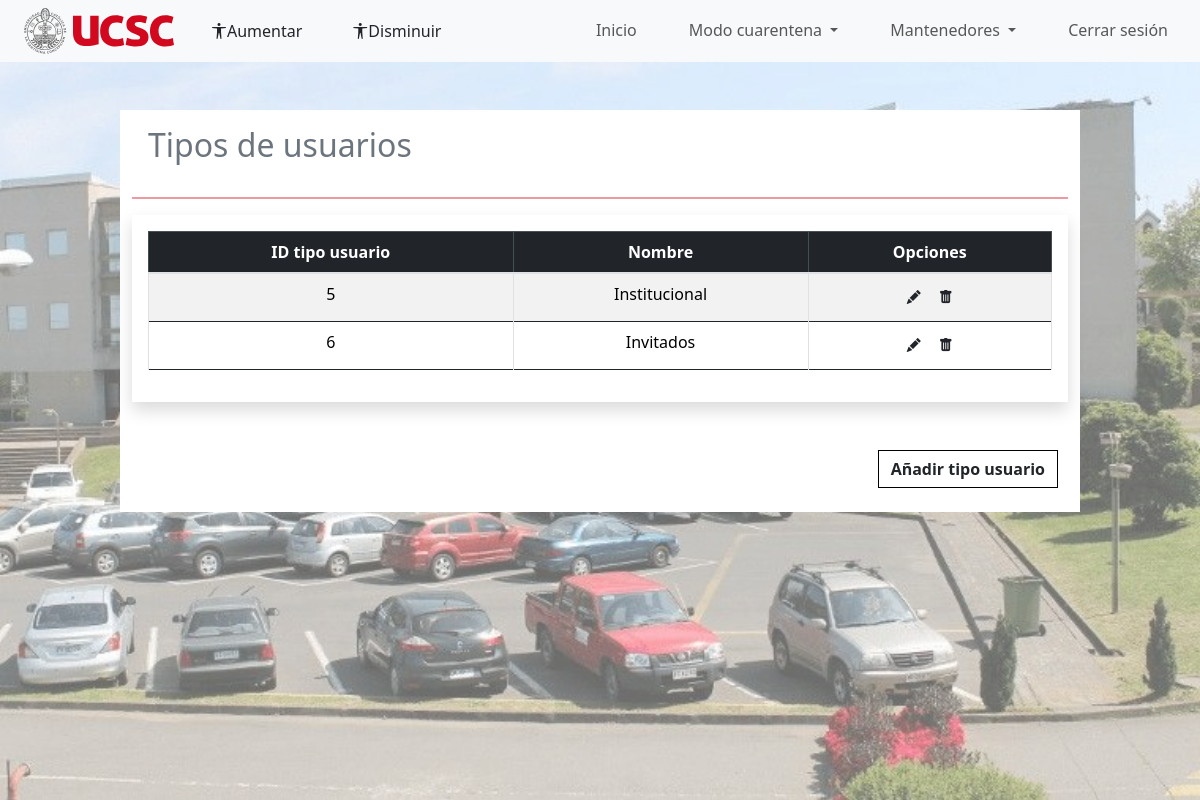
/index.php?p=admin/admin_tipo_usuario (signed in), run on the app's committed database.
### tables this page shows
CREATE TABLE `tipo_usuario` (
  `id_tipoUsuario` int(11) NOT NULL,
  `nombre` varchar(30) NOT NULL
);

### index.php (called while the page is built, shortened)
<?php
$pagina = isset($_GET['p']) ? strtolower($_GET['p']) : 'auth/login';
require_once 'includes/header.php';
require_once 'pages/' . $pagina . '.php';

### pages/admin/admin_tipo_usuario.php (the view, shortened to what this page needs)
<div class="container-fluid">
        <div class="container-fluid">
            <div class="row">
                <div class="col-10 bg-white offset-1 mt-5">
                    <div class="h2 p-3 text-secondary ">Tipos de usuarios</div>
                    <hr class="border border-danger border-1 opacity-50">
                    <div class="table-responsive shadow p-3">
                        <table class="table table-hover table-bordered border-dark  table-striped text-center" id="miTabla">
                            <thead class="table-dark">
                                <tr>
                                    <th scope="col">ID tipo usuario</th>
                                    <th scope="col">Nombre</th>
                                    <th scope="col">Opciones</th>
                                </tr>
                            </thead>
                            <tbody class="table-group-divider">
                                <?php
                                require __DIR__ . '/../../modelo/conexion.php';
                                $sql = "SELECT * FROM tipo_usuario";
                                $resultado = mysqli_query($conexion, "$sql");
                                while ($row = mysqli_fetch_assoc($resultado)) {
                                    echo "<tr id='{$row["id_tipoUsuario"]}'>";
                                    echo "<td data-target='id_tipoUsuario'>" . $row["id_tipoUsuario"] . "</td>";
                                    echo "<td data-target='nombre'>" . $row["nombre"] . "</td>";
                                    echo "<td>";
                                    echo "<a href='#' class='btn btn-sm' data-role='update_tipo' data-id_tipo='" . $row['id_tipoUsuario'] . "'>";;
                                    echo "<i class='bi bi-pencil-fill'></i>";
                                    echo "</a>";
                                    echo "<a href='#' class='btn btn-sm' data-role='eliminar' data-id='" . $row['id_tipoUsuario'] . "'>";
                                    echo "<i class='bi bi-trash-fill'></i>";
                                    echo "</a>";
                                    echo "</td>";
                                    echo "</tr>";
                                }
                                ?>
                            </tbody>
                        </table>
                    </div>
                    <div class="d-flex justify-content-end mt-5">
                        <button type="submit" class="btn custom-btn  fw-semibold  mb-4 añadir_vehiculo rounded-0" name="añadir" data-bs-toggle="modal" data-bs-target="#nuevomodaltipoUsuario">Añadir tipo usuario</button>
                    </div>
                </div>
            </div>
        </div>
    </div>

### css/style_inicio.css (style rules this page uses)
* { margin: 0; padding: 0; }
.añadir_vehiculo { margin-right: 10px; }

### css/style-perfil.css (style rules this page uses)
#miTabla tbody td { text-align: center !important; }

### css/botones.css (style rules this page uses)
.custom-btn { background-color: #fff; color: #000000; transition: background-color 0.7s ease !important; border: 1px solid #000 !important; cursor: pointer; }

### data on the page
tipo_usuario: id_tipoUsuario "5", nombre "Institucional"
tipo_usuario: id_tipoUsuario "6", nombre "Invitados"
